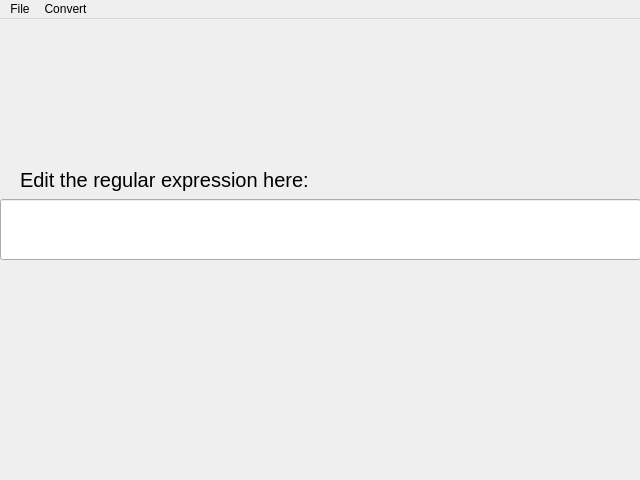
<?xml version="1.0" encoding="UTF-8"?>
<ui version="4.0">
 <class>RegexWindow</class>
 <widget class="QMainWindow" name="RegexWindow">
  <property name="geometry">
   <rect>
    <x>0</x>
    <y>0</y>
    <width>640</width>
    <height>480</height>
   </rect>
  </property>
  <property name="windowTitle">
   <string>MainWindow</string>
  </property>
  <widget class="QWidget" name="centralwidget">
   <widget class="QLineEdit" name="regex_entry">
    <property name="geometry">
     <rect>
      <x>0</x>
      <y>180</y>
      <width>641</width>
      <height>61</height>
     </rect>
    </property>
    <property name="font">
     <font>
      <pointsize>14</pointsize>
     </font>
    </property>
   </widget>
   <widget class="QLabel" name="label">
    <property name="geometry">
     <rect>
      <x>20</x>
      <y>140</y>
      <width>301</width>
      <height>41</height>
     </rect>
    </property>
    <property name="font">
     <font>
      <pointsize>15</pointsize>
     </font>
    </property>
    <property name="text">
     <string>Edit the regular expression here:</string>
    </property>
   </widget>
  </widget>
  <widget class="QMenuBar" name="menubar">
   <property name="geometry">
    <rect>
     <x>0</x>
     <y>0</y>
     <width>640</width>
     <height>22</height>
    </rect>
   </property>
   <widget class="QMenu" name="menuFile">
    <property name="title">
     <string>File</string>
    </property>
    <addaction name="file_actionNew"/>
    <addaction name="file_actionOpen"/>
    <addaction name="file_actionSave"/>
    <addaction name="file_actionSaveAs"/>
    <addaction name="file_actionClose"/>
   </widget>
   <widget class="QMenu" name="menuConvert">
    <property name="title">
     <string>Convert</string>
    </property>
    <addaction name="convert_actionToNFA"/>
   </widget>
   <addaction name="menuFile"/>
   <addaction name="menuConvert"/>
  </widget>
  <action name="file_actionNew">
   <property name="text">
    <string>New</string>
   </property>
  </action>
  <action name="file_actionOpen">
   <property name="text">
    <string>Open</string>
   </property>
  </action>
  <action name="file_actionSave">
   <property name="text">
    <string>Save</string>
   </property>
  </action>
  <action name="file_actionSaveAs">
   <property name="text">
    <string>Save as...</string>
   </property>
  </action>
  <action name="file_actionClose">
   <property name="text">
    <string>Close</string>
   </property>
  </action>
  <action name="convert_actionToDFA">
   <property name="text">
    <string>Determinize to DFA</string>
   </property>
  </action>
  <action name="convert_actionToNFA">
   <property name="text">
    <string>Convert to NFA</string>
   </property>
  </action>
  <action name="test_actionTestType">
   <property name="text">
    <string>Test Grammar Type</string>
   </property>
  </action>
  <action name="input_actionStep">
   <property name="text">
    <string>Step by State...</string>
   </property>
  </action>
  <action name="input_actionMultipleRun">
   <property name="text">
    <string>Multiple Run</string>
   </property>
  </action>
 </widget>
 <resources/>
 <connections/>
</ui>
